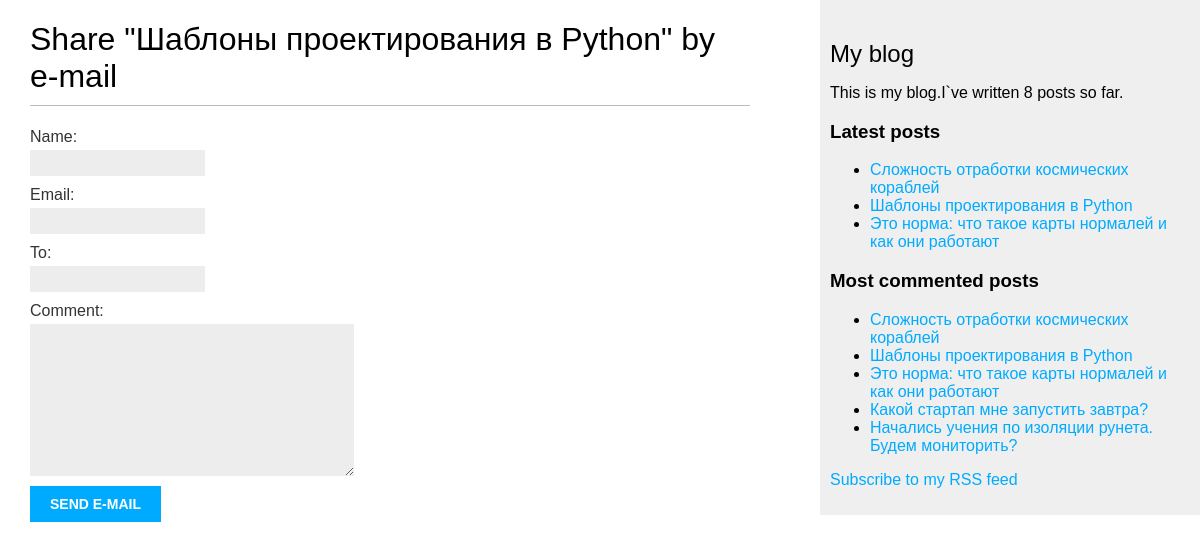
/blog/2/share/, run on the app's committed database.
### blog_app/models.py (models this page shows)
class Post(models.Model):
    STATUS_CHOICES = (
        ('draft','Draft'),
        ('published', 'Published'),
    )
    title = models.CharField(max_length = 250)
    slug = models.SlugField(max_length=250, unique_for_date = 'publish')
    author = models.ForeignKey(User, on_delete=models.CASCADE, related_name ='blog_posts')
    body = models.TextField()
    publish = models.DateField(default = timezone.now)
    created = models.DateField(auto_now_add = True)
    updated = models.DateField(auto_now= True)
    status = models.CharField(max_length = 10, choices = STATUS_CHOICES, default = 'draft')
    objects = models.Manager()
    published = PublishedManager()
    tags = TaggableManager()
    class Meta:
        ordering = ('-publish',)
    def __str__(self):
        return self.title
    def get_absolute_url(self):
        return reverse('blog:post_detail', args=[self.publish.year, self.publish.month, self.publish.day, self.slug])

### blog_app/views.py (the view)
# urls.py: path('<int:post_id>/share/', views.post_share, name ='post_share'),
def post_share(request,post_id):
    post = get_object_or_404(Post, id=post_id, status = 'published')
    sent = False
    if request.method == 'POST':
        form = EmailPostForm(request.Post)
        if form.is_valid():
            cd = form.cleaned_data
            post_url = request.build_absolute_uri(post.get_absolute_url())
            subject = f'{cd["name"]} ({cd["email"]}) recommends you reading  {post.title}'
            message = f'Read {post.title} at {post._url}\n\n{cd["name"]}\'s comments: {cd["comments"]}'
            sent = True
    else:
        form = EmailPostForm()
        return render(request, 'blog/post/share.html', {'post':post,'form':form,'sent':sent})

### blog_app/forms.py
class EmailPostForm(forms.Form):
    name = forms.CharField(max_length=25)
    email = forms.EmailField()
    to = forms.EmailField()
    comment = forms.CharField(required = False, widget = forms.Textarea)

### blog_app/models.py (called while the page is built)
    def get_queryset(self):
        return super().get_queryset().filter(status = 'published')

### blog_app/templatetags/blog_tags.py (called while the page is built)
@register.simple_tag
def total_posts():
    return Post.published.count()

@register.inclusion_tag('blog/post/latest_post.html')
def show_latest_posts(count = 5):
    latest_posts = Post.published.order_by('-publish')[:count]
    print(latest_posts)
    return {'latest_posts':latest_posts}

@register.simple_tag
def get_most_commented_posts(count =5):
    return Post.published.annotate(total_comments = Count('comments')).order_by('-total_comments')[:count]

### templates/blog/post/share.html (shortened to what this page needs)
{% extends "blog/base.html" %}
{% block content %}
{% if sent %}
<h1>E-mail successfully sent</h1>
<p>"{{ post.title }}" was successfully sent to {{ form.cleaned_data.to }}.</p>
{% else %}
<h1>Share "{{ post.title }}" by e-mail</h1>
<form action="." method="post">
    {{ form.as_p }}
    <input type="submit" value="Send e-mail">
</form>
{% endif %}
{% endblock %}

### templates/blog/base.html (shortened to what this page needs)
{% load blog_tags %}
{% load static %}
<!DOCTYPE html>
<html>
<head>
    <link href="{% static "css/blog.css" %}" rel="stylesheet">
</head>
<body>
    <div id="content">
        {% block content %}
        {% endblock %}
    </div>
    <div id="sidebar">
        <h2>My blog</h2>
        <p>This is my blog.I`ve written {% total_posts %} posts so far.</p>
        <h3>Latest posts</h3>
        {% show_latest_posts 3 %}
        <h3>Most commented posts</h3>
        {% get_most_commented_posts as most_commented_posts %}
        <ul>
            {% for post in most_commented_posts %}
            <li><a href="{{ post.get_absolute_url }}">{{ post.title }}</a></li>
            {% endfor %}
        </ul>
        <p><a href="{% url "blog:post_feed" %}">Subscribe to my RSS feed</a></p>
    </div>
</body>
</html>

### templates/blog/post/latest_post.html
<ul>
    {% for post in latest_posts %}
    <li><a href="{{ post.get_absolute_url }}">{{ post.title }}</a></li>
    {% endfor %}
</ul>

### static/css/blog.css (style rules this page uses)
body { margin:0; padding:0; font-family:helvetica, sans-serif; }
a { color:#00abff; text-decoration:none; }
h1 { font-weight:normal; border-bottom:1px solid #bbb; padding:0 0 10px 0; }
h2 { font-weight:normal; margin:30px 0 0; }
#content { float:left; width:60%; padding:0 0 0 30px; }
#sidebar { float:right; width:30%; padding:10px; background:#efefef; height:100%; }
label { float:left; clear:both; color:#333; margin-bottom:4px; }
input, textarea { clear:both; float:left; margin:0 0 10px; background:#ededed; border:0; padding:6px 10px; font-size:12px; }
input[type=submit] { font-weight:bold; background:#00abff; color:#fff; padding:10px 20px; font-size:14px; text-transform:uppercase; }

### data on the page
Post: title "Шаблоны проектирования в Python"
Post: title "Сложность отработки космических кораблей"
Post: title "Это норма: что такое карты нормалей и как они работают"
Post: title "Какой стартап мне запустить завтра?"
Post: title "Начались учения по изоляции рунета. Будем мониторить?"
